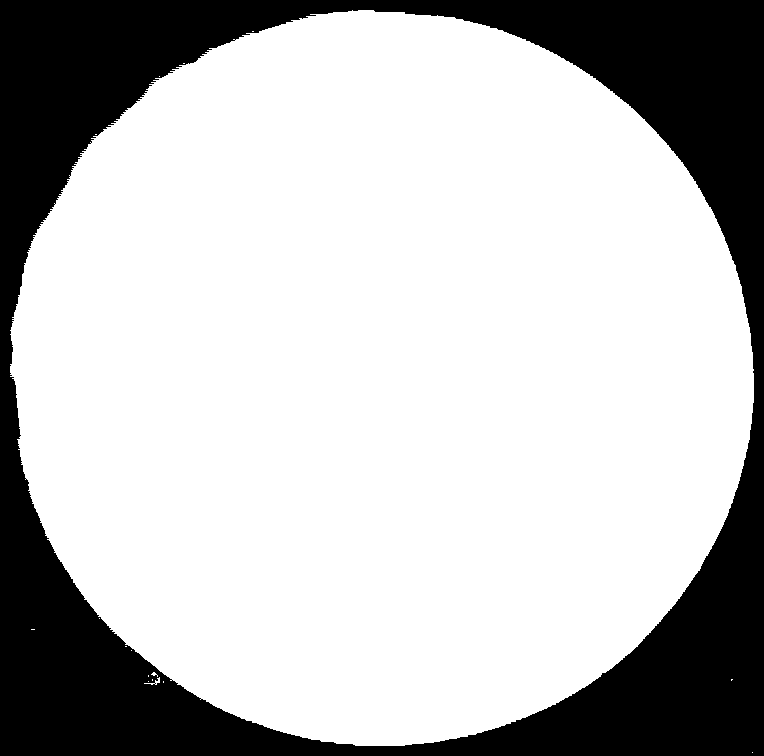
#> input picture picture/test_circle.png, 764 x 756 px, found by its file name
$ python check_circle_pp1.py
#> lines starting #> are read from the running program, lines starting #| are printed output that depends on the picture; after the words box and inside, x2 and y2 are one past the last pixel; in counts of white or black regions, pixels touching at a corner belong together
import cv2
import numpy as np
import matplotlib.pyplot as plt

# Đọc ảnh
image = cv2.imread(r"picture\test_circle.png", cv2.IMREAD_GRAYSCALE)
#> image: shape (756, 764); 74.3% white; 1 black region

# Tiền xử lý ảnh để tìm hình tròn
_, mask = cv2.threshold(image, 127, 255, cv2.THRESH_BINARY)

# Tìm các contours trong ảnh
contours, _ = cv2.findContours(mask, cv2.RETR_EXTERNAL, cv2.CHAIN_APPROX_SIMPLE)
#> contours = 17 contours, 16 with area under 20; largest, box (x1, y1, x2, y2) and area: (10, 10, 754, 746) 427865

# Chọn contour có diện tích lớn nhất
largest_contour = max(contours, key=cv2.contourArea)
#> largest_contour = contour of 1348 points, box (x1, y1, x2, y2) (10, 10, 754, 746), area 427865

# Fit hình tròn vào contour lớn nhất
(x, y), radius = cv2.minEnclosingCircle(largest_contour)
#> x = 380.6; y = 373.5; radius = 374.2
center_x, center_y, radius = int(x), int(y), int(radius)
#> center_x = 380; center_y = 373; radius = 374

# Duyệt 360 tia để lấy khoảng cách từ tâm ra viền
angles = np.arange(0, 360, 2)
distances = []

for angle in angles:
    x_end = int(center_x + radius * np.cos(np.radians(angle)))
    y_end = int(center_y + radius * np.sin(np.radians(angle)))

    line = cv2.line(np.zeros_like(mask), (center_x, center_y), (x_end, y_end), 255, 1)
    intersection = cv2.bitwise_and(mask, line)

    points = np.column_stack(np.where(intersection > 0))
    if len(points) > 0:
        dist = np.sqrt((points[-1][1] - center_x) ** 2 + (points[-1][0] - center_y) ** 2)
        distances.append(dist)
    else:
        distances.append(radius)
#> this loop made 180 passes
#> (x_end, y_end, dist) on passes 1 to 12: (754, 373, 373), (753, 386, 373.2), (753, 399, 373.9), (751, 412, 373), (750, 425, 373.6), (748, 437, 373.5), (745, 450, 373), (742, 463, 373), (739, 476, 373.5), (735, 488, 373.2), (731, 500, 373.3), (726, 513, 373.3)
#> pass 1, `line = cv2.line(np.zeros_like(mask), (center_x, center_y), (x_end, y_e..`:
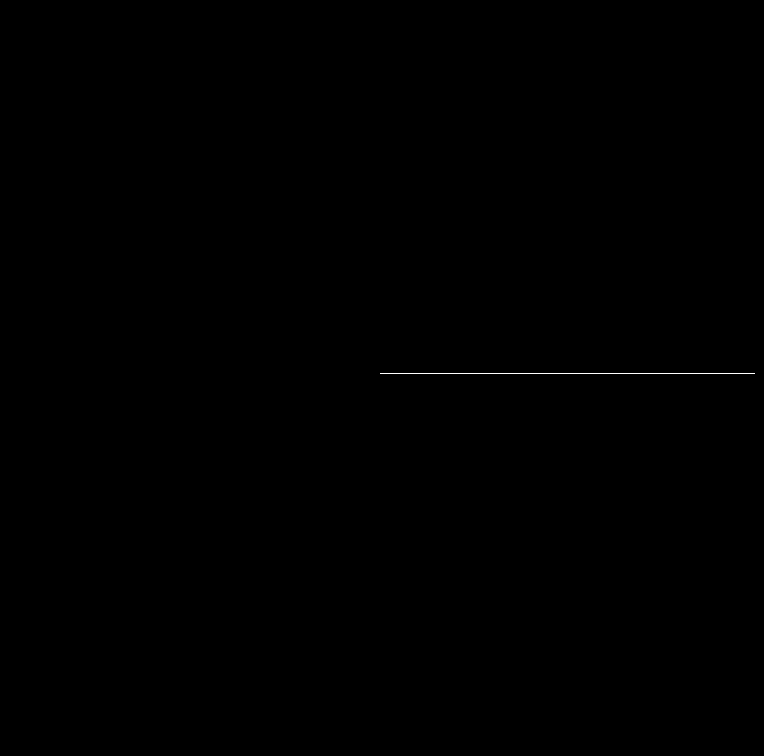
#> line: shape (756, 764); 0.06% white in thin lines or dots, all inside (x1, y1, x2, y2) = (380, 373, 755, 374)
#> pass 2, `line = cv2.line(np.zeros_like(mask), (center_x, center_y), (x_end, y_e..`:
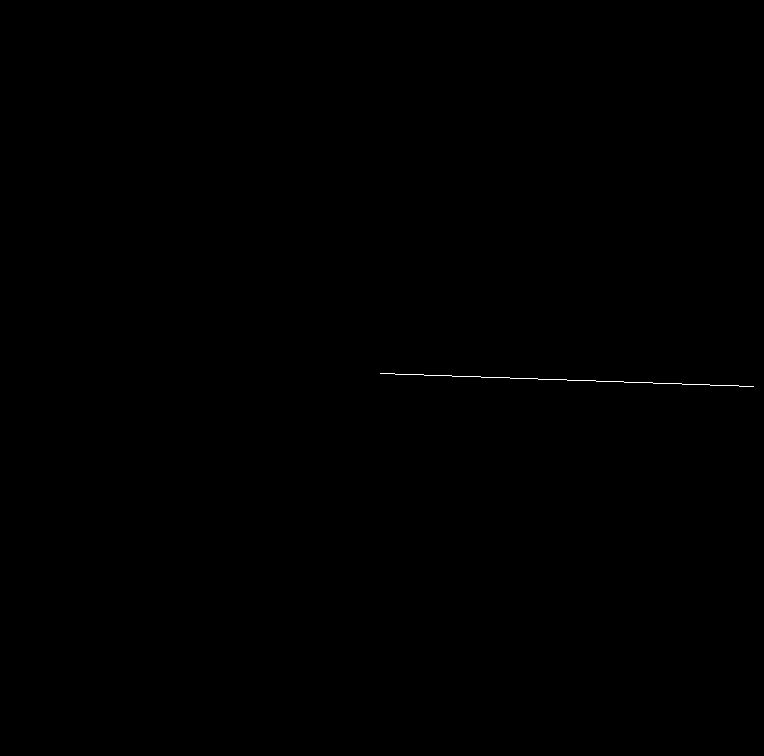
#> line: shape (756, 764); 0.06% white in thin lines or dots, all inside (x1, y1, x2, y2) = (380, 373, 754, 387)
#> pass 3, `line = cv2.line(np.zeros_like(mask), (center_x, center_y), (x_end, y_e..`:
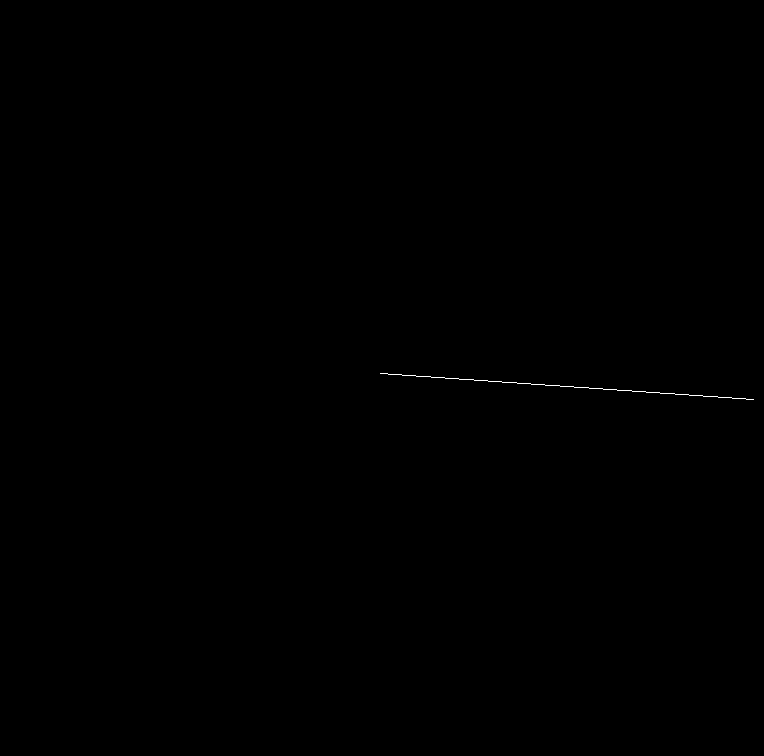
#> line: shape (756, 764); 0.06% white in thin lines or dots, all inside (x1, y1, x2, y2) = (380, 373, 754, 400)
#> after the loop, distances = 180 values, max 373.9 at index 2, min 0 at index 90, mean 185.8

# Phát hiện bất thường dựa trên độ lệch chuẩn
mean_distance = np.mean(distances)
#> mean_distance = 185.8
std_dev = np.std(distances)
#> std_dev = 185.4
threshold = mean_distance + 1.5 * std_dev
#> threshold = 463.8
outliers = [angle for angle, d in zip(angles, distances) if d > threshold]
#> outliers = []

# Vẽ kết quả
output = cv2.cvtColor(image, cv2.COLOR_GRAY2BGR)
#> output is the input picture: shape (756, 764, 3); 74.3% white; 1 black region, box (x1, y1, x2, y2) and area: (0, 0, 764, 756) 148410
for angle, d in zip(angles, distances):
    x_end = int(center_x + d * np.cos(np.radians(angle)))
    y_end = int(center_y + d * np.sin(np.radians(angle)))
    color = (0, 255, 0) if angle not in outliers else (0, 0, 255)
    cv2.line(output, (center_x, center_y), (x_end, y_end), color, 1)
#> this loop made 180 passes
#> (angle, d, x_end, y_end) on passes 1 to 3: (0, 373, 753, 373), (2, 373.2, 752, 386), (4, 373.9, 752, 399)
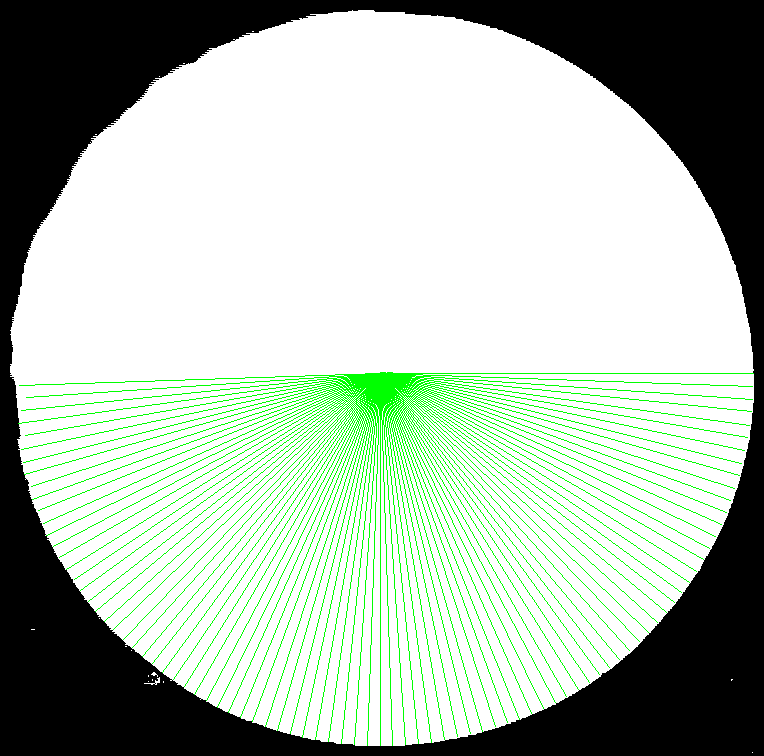
#> output: shape (756, 764, 3); 5.03% of pixels changed, all inside (x1, y1, x2, y2) = (18, 372, 754, 746)

cv2.circle(output, (center_x, center_y), radius, (255, 0, 0), 2)
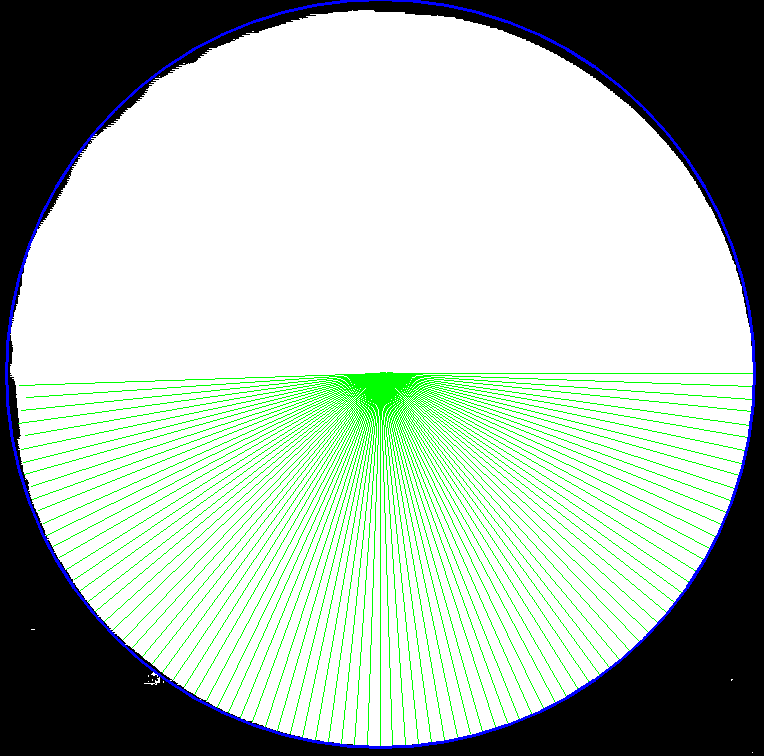
#> output: shape (756, 764, 3); 1.15% of pixels changed, all inside (x1, y1, x2, y2) = (5, 0, 756, 749)
cv2.circle(output, (center_x, center_y), 3, (0, 255, 255), -1)
#> output: shape (756, 764, 3); 0.01% of pixels changed, all inside (x1, y1, x2, y2) = (377, 370, 384, 377)

# Hiển thị kết quả
plt.figure(figsize=(6, 6))
plt.imshow(output)
plt.title("Detected Outliers")
plt.axis("off")
plt.show()

# In thông tin hình tròn và góc bất thường
print(f"Tâm: ({center_x}, {center_y}) - Bán kính: {radius}")
#| Tâm: (380, 373) - Bán kính: 374
print(f"Góc bất thường: {outliers}")
#| Góc bất thường: []

$ run again, with picture/sample_cam1.png copied over picture/test_circle.png
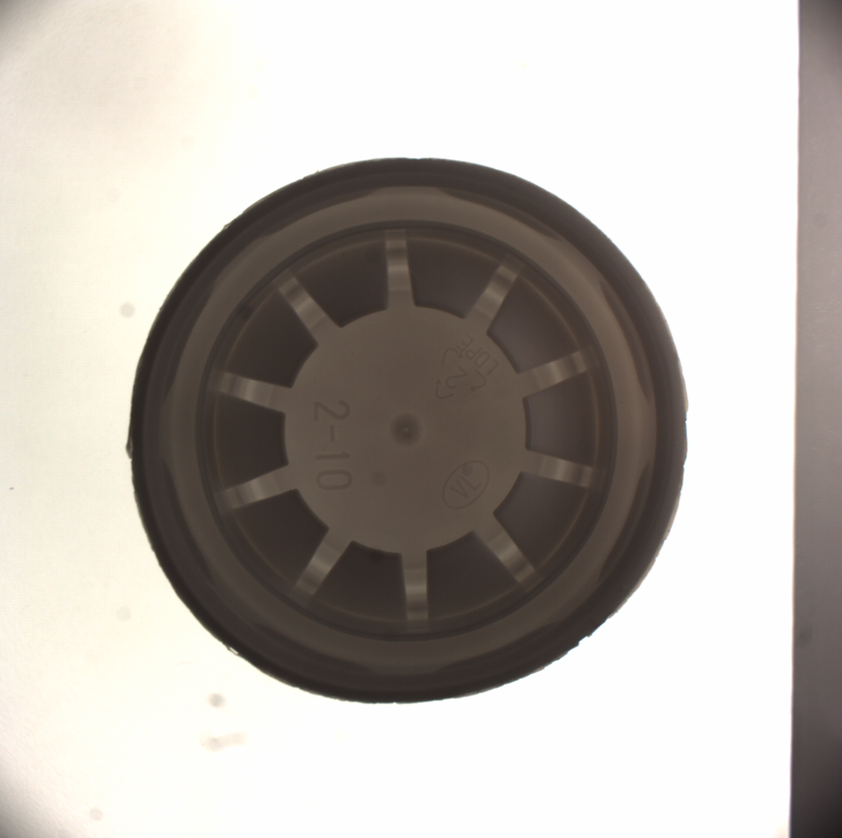
#> input picture picture/sample_cam1.png, 842 x 838 px, shrunk from 1000 x 995 before the run, found by its file name
#> `_, mask = cv2.threshold(image, 127, 255, cv2.THRESH_BINARY)`:
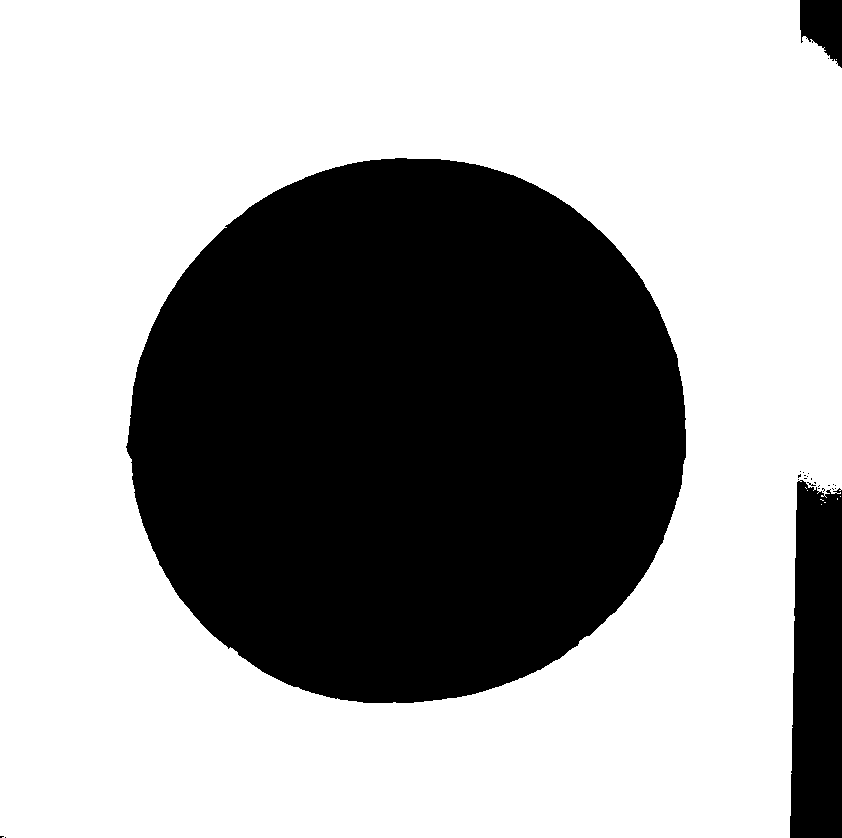
#> mask: shape (838, 842); 63.3% white; 25 black regions (22 under 20 px)
#> contours = 9 contours, 8 with area under 20; largest, box (x1, y1, x2, y2) and area: (0, 0, 842, 838) 684910
#> largest_contour = contour of 170 points, box (x1, y1, x2, y2) (0, 0, 842, 838), area 684910
#> `(x, y), radius = cv2.minEnclosingCircle(largest_contour)`: x = 399.5; y = 417.5; radius = 577.9
#> `center_x, center_y, radius = int(x), int(y), int(radius)`: center_x = 399; center_y = 417; radius = 577
#> the loop `for angle in angles:` made 180 passes
#> (x_end, y_end, dist) on passes 1 to 8: (976, 417, 442), (975, 437, 442.3), (974, 457, 443.1), (972, 477, 444.5), (970, 497, 446.3), (967, 517, 439.6), (963, 536, 405.8), (958, 556, 408.2)
#> after the loop `for angle in angles:`: distances = 180 values, max 575 at index 67, min 257.8 at index 125, mean 364.2
#> mean_distance = 364.2
#> std_dev = 102.2
#> threshold = 517.4
#> outliers = [42, 44, 46, 48, 50, 52, 54, 126, 128, 130, 132, 134, 136, 138, 140]
#> the loop `for angle, d in zip(angles, distances):` made 180 passes
#> (angle, d, x_end, y_end, color) on passes 1 to 3: (0, 442, 841, 417, (0, 255, 0)), (2, 442.3, 841, 432, (0, 255, 0)), (4, 443.1, 841, 447, (0, 255, 0))
#> `cv2.circle(output, (center_x, center_y), radius, (255, 0, 0), 2)`:
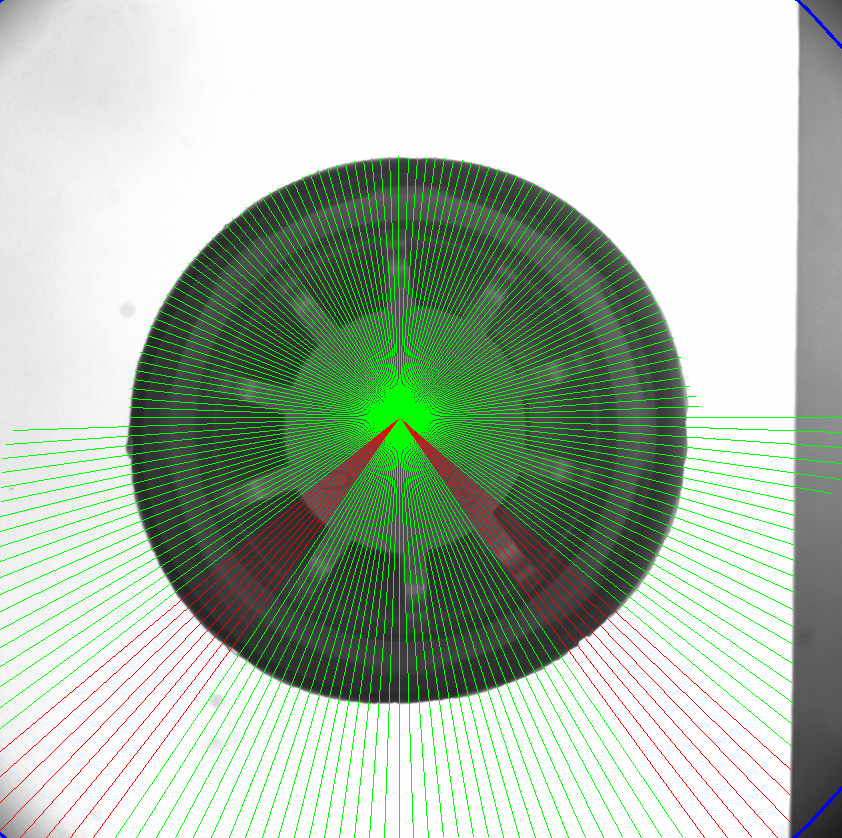
#> output: shape (838, 842, 3); mean B, G, R 170.7, 188.8, 172.7
#| Tâm: (399, 417) - Bán kính: 577
#| Góc bất thường: [42, 44, 46, 48, 50, 52, 54, 126, 128, 130, 132, 134, 136, 138, 140]
